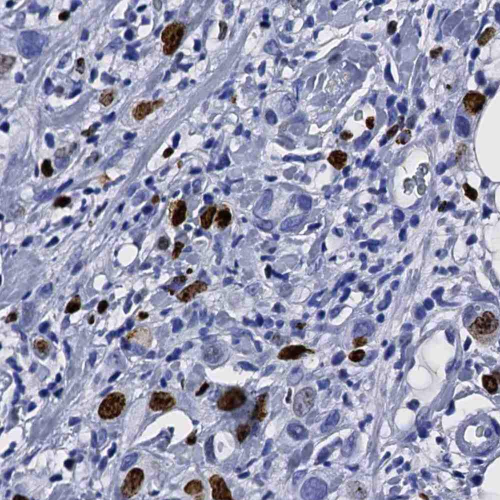
#> input picture data/29_90641_56413_0600_KI-67.jpg, 1000 x 1000 px (shown at 1/2 size)
$ python colorDeconv.py
#> lines starting #> are read from the running program, lines starting #| are printed output that depends on the picture; after the words box and inside, x2 and y2 are one past the last pixel; in counts of white or black regions, pixels touching at a corner belong together
import cv2
import matplotlib.pyplot as plt
from skimage import data
from skimage.color import rgb2hed
import numpy as np
from skimage.exposure import rescale_intensity
import skimage.color
from PIL import Image
from glob import glob
import os
import copy
from skimage import measure
from scipy import signal
from time import time

from tqdm import tqdm

def semi_transparent(img,sh=0.31):
    imgb = skimage.color.rgb2hed(img)
    imgb = rescale_intensity(imgb, out_range=(0, 1))

    mask = imgb[:,:,2].copy()
    mask[mask>=sh] = 255
    mask[mask<sh] = 0

    img = np.array(img)
    trans_img = img.copy()

    w,h = mask.shape


    for row in range(w):
        for col in range(h):
            for channel in range(3):
                if mask[row][col] == 255:
                    trans_img[row][col][channel] = min(1.2*trans_img[row][col][channel],255)
                else:
                    trans_img[row][col][channel] /= transparent_strength

    return trans_img


def colordeconv(img,sh=0.31):
    imgb = skimage.color.rgb2hed(img)
    imgb = rescale_intensity(imgb, out_range=(0, 1))

    d = imgb[:,:,2].copy()
    d[d>=sh] = 255
    d[d<sh] = 0

    return d

def denoise(img):
    copy_img = img.copy()

    #kernel = np.ones((3,3),np.uint8)
    #3*3 Gassian filter
    x, y = np.mgrid[-1:2, -1:2]
    kernel = np.exp(-(x**2+y**2))
    kernel = kernel / kernel.sum()

    copy_img = cv2.dilate(copy_img,kernel,iterations = 2)
    copy_img = cv2.erode(copy_img,kernel,iterations = 2)

    #copy_img = cv2.erode(copy_img,kernel,iterations = 2)
    #copy_img = cv2.dilate(copy_img,kernel,iterations = 2)


    return copy_img

def find_connected_component(img):

    rt_img = []
    for threshold in area_threshold:
        grid = img.copy()

        labels = measure.label(grid, connectivity=1)
        for region in measure.regionprops(labels):
            if region.area <= threshold:
                (min_row, min_col, max_row, max_col) = region.bbox
                grid[min_row:max_row,min_col:max_col] = 0


        rt_img.append(grid)

    return rt_img

def plot():
    plt.subplot(231).set_title('Original')
    plt.imshow(trans_img)

    plt.subplot(232).set_title('DeConv')
    plt.imshow(imghed)

    plt.subplot(233).set_title('Erode/Dilate')
    plt.imshow(denoised_img)

    for i,threshold in enumerate(area_threshold):
        plt.subplot(2,3,i+4).set_title('Areas >= '+str(threshold)+" Pixels")
        plt.imshow(Remove_SmallArea_imgs[i])

    plt.show()


if __name__ == "__main__":


    area_threshold = [50,100,150]
    transparent_strength = 2.5

    img_path = './data/29_90641_56413_0600_KI-67.jpg'

    imgrgb = Image.open(img_path).convert('RGB')
#> imgrgb is the input picture: PIL image 1000x1000 RGB; mean R, G, B 156.7, 157.3, 182.1

    trans_img = semi_transparent(imgrgb)
#> in semi_transparent, `imgb = skimage.color.rgb2hed(img)`: imgb: shape (1000, 1000, 3) float64; mean of channels 0, 1, 2 0.0557, 0.000192, 0.0182
#> in semi_transparent, `imgb = rescale_intensity(imgb, out_range=(0, 1))`: imgb: shape (1000, 1000, 3) float64; mean of channels 0, 1, 2 0.0308, 0.000106, 0.0101
#> in semi_transparent, `mask = imgb[:,:,2].copy()`:
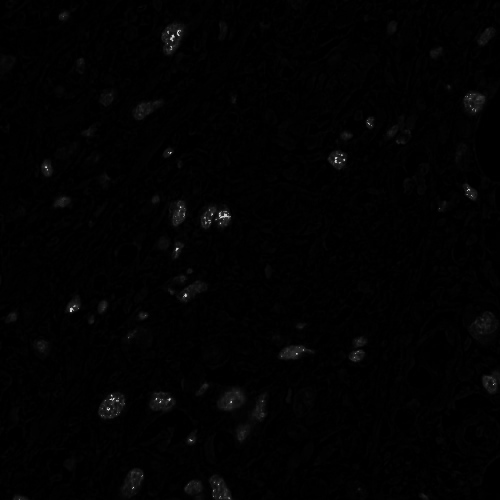
#> mask: shape (1000, 1000) float64 (shown at 1/2 size); min 0, max 0.827, mean 0.0101
#> in semi_transparent, `mask[mask>=sh] = 255`:
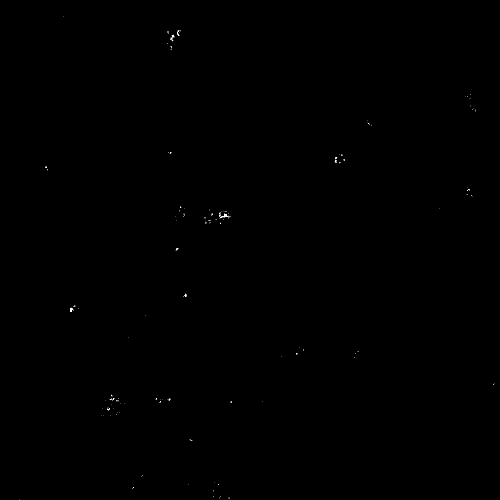
#> mask: shape (1000, 1000) float64 (shown at 1/2 size); 0.07% of pixels changed, all inside (x1, y1, x2, y2) = (39, 32, 989, 1000)
#> in semi_transparent, `mask[mask<sh] = 0`: mask: shape (1000, 1000) float64; 0.07% white in thin lines or dots
#> after the loop in semi_transparent, `for row in range(w):`:
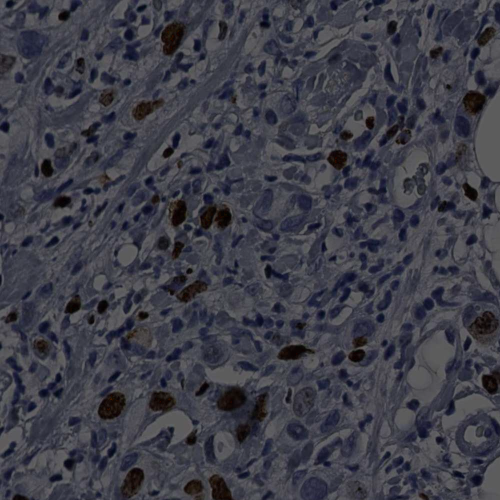
#> trans_img: shape (1000, 1000, 3) (shown at 1/2 size); mean R, G, B 62.3, 62.5, 72.5

    start = time()

    imghed = colordeconv(imgrgb)

    denoised_img = denoise(imghed)
#> in denoise, `copy_img = cv2.dilate(copy_img,kernel,iterations = 2)`:
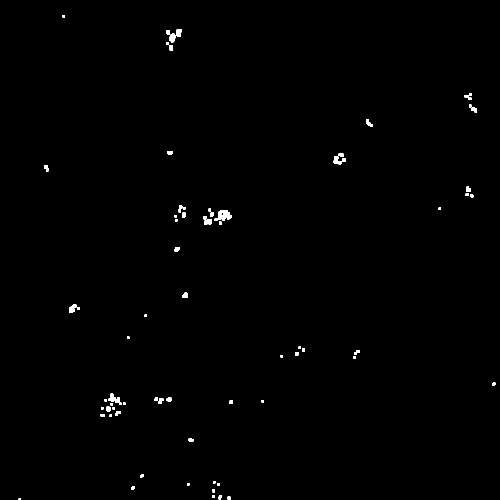
#> copy_img: shape (1000, 1000) float64 (shown at 1/2 size); 0.45% white; 70 white regions (1 under 20 px), largest, box (x1, y1, x2, y2) and area: (436, 421, 463, 442) 420, (217, 787, 243, 810) 266, (667, 312, 683, 329) 181
#> in denoise, `copy_img = cv2.erode(copy_img,kernel,iterations = 2)`: copy_img: shape (1000, 1000) float64; 0.09% white; 87 white regions (75 under 20 px), largest, box (x1, y1, x2, y2) and area: (438, 423, 461, 440) 180, (340, 69, 349, 83) 67, (354, 60, 361, 72) 52

    Remove_SmallArea_imgs = find_connected_component(denoised_img)
#> after the loop in find_connected_component, `for threshold in area_threshold:`:
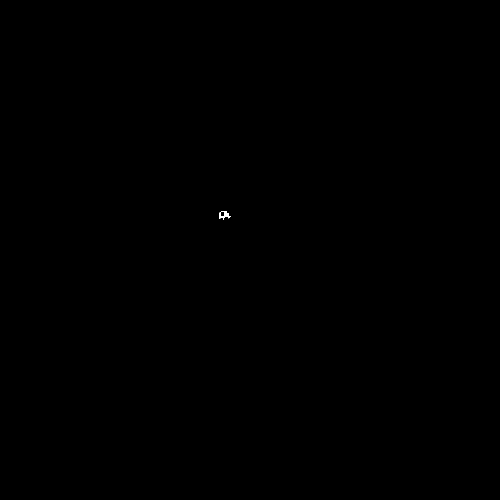
#> grid: shape (1000, 1000) float64 (shown at 1/2 size); 0.02% white; 1 white region, box (x1, y1, x2, y2) and area: (438, 423, 461, 440) 180
#> after the loop in find_connected_component, `for threshold in area_threshold:`: rt_img = 3 items
#> Remove_SmallArea_imgs = 3 items

    print("Execute Time : %f sec"%(time()-start))

    plot()
#> in plot, `plt.show()`:
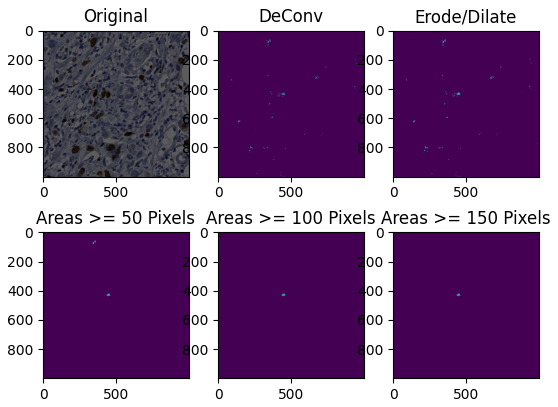
#> figure drawn by matplotlib, 6 panels

$ run again, with data/29_90641_56413_0600_PHH3.jpg copied over data/29_90641_56413_0600_KI-67.jpg
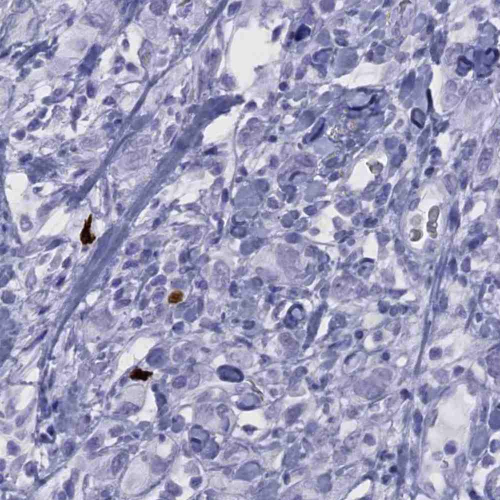
#> input picture data/29_90641_56413_0600_PHH3.jpg, 1000 x 1000 px (shown at 1/2 size)
#> imgrgb is the input picture: PIL image 1000x1000 RGB; mean R, G, B 160.5, 158.1, 188.9
#> after the loop in semi_transparent, `for row in range(w):`:
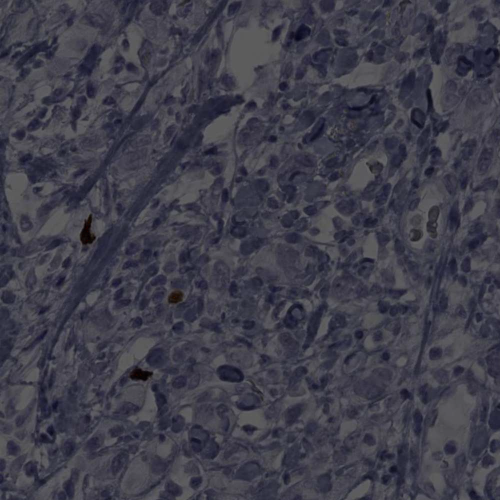
#> trans_img: shape (1000, 1000, 3) (shown at 1/2 size); mean R, G, B 63.8, 62.8, 75.2
#> after the loop in find_connected_component, `for threshold in area_threshold:`: rt_img = 3 items
